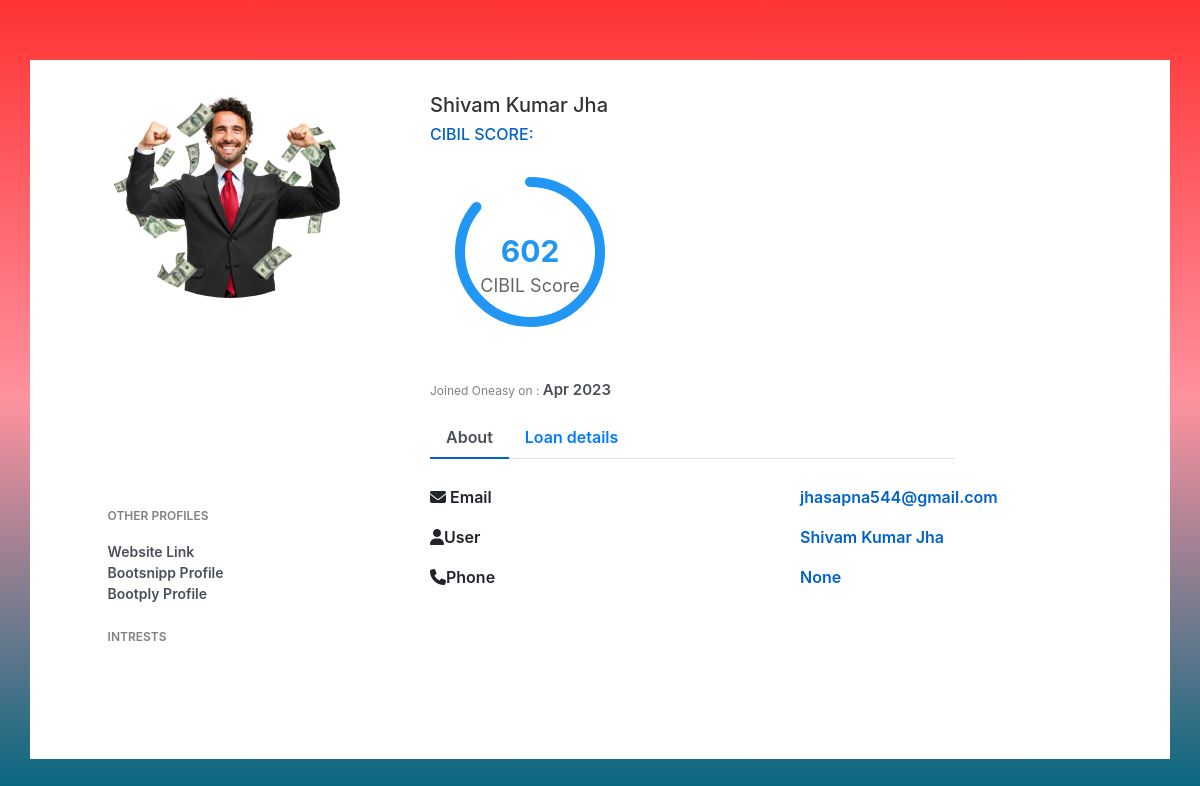
Page /profile/ (signed in) on the committed database.
### userdetails/models.py (models this page shows, shortened)
class profilemodel(models.Model):
    user        = models.OneToOneField(CustomUser,primary_key=True, on_delete=models.CASCADE)
    time_added  = models.DateTimeField(auto_now=True)
    selfie      = models.FileField(default=" ",upload_to = 'images/userprofile/selfie',blank=True, null=True)
    CTC         = models.CharField(max_length=10,blank=True)
    first_name  = models.CharField(max_length=40,blank=True)
    last_name   = models.CharField(max_length=40,blank=True)
    age         = models.IntegerField(
        default=18,
        validators=[MaxValueValidator(100), MinValueValidator(18)]
    )
    years_of_work_experience = models.IntegerField(
        default=0,
        validators=[MaxValueValidator(40), MinValueValidator(0)]
    )
    Bank_Name   = models.CharField(max_length=40,blank=True)
    Account_Number = models.CharField(max_length=16,blank=True)
    cibil_score = models.IntegerField(
        default=500,
        validators=[MaxValueValidator(700), MinValueValidator(500)]
    )
    repayment_score = models.IntegerField(
        default=0,
        validators=[MaxValueValidator(100), MinValueValidator(0)]
    )
    Aadhar_Card    = models.FileField(upload_to = 'images/userprofile/adharcard',blank=True, null=True)
    Pan_Card       = models.FileField(upload_to = 'images/userprofile/pancard',blank=True, null=True)
    Pancard_Number = models.CharField(max_length=10,blank=True)
    Salary_clip    = models.FileField(upload_to = 'images/userprofile/salarslips',blank=True, null=True)
    @property
    def cal_cibil_score(self):
        cibil_score = self.cibil_score
        if((self.age>=18 and self.age<=25) and self.years_of_work_experience>3):
            self.repayment_score=50
        if(int(self.CTC)>300000):
            cibil_score+=50
        if(self.age<25 and int(self.CTC)>300000):
            cibil_score+=50
        if(int(self.CTC) > 1200000 and self.years_of_work_experience>5):
            cibil_score+=50
        if(self.repayment_score>0):
            cibil_score+=self.repayment_score
        self.cibil_score=cibil_score
        return cibil_score

### accounts/models.py (models this page shows)
class CustomUser(AbstractBaseUser,PermissionsMixin):
    USERNAME_FIELD     = 'email'
    email              = LowercaseEmailField(('email adress'),unique=True)
    is_staff           = models.BooleanField(default=False)
    is_active          = models.BooleanField(default=True)
    date_joined        = models.DateField(default=timezone.now)
    is_customer        = models.BooleanField(default=True)
    is_loanProvider = models.BooleanField(default=False)
    fields=[email]
    EMAIL_FIELD        = 'email'
    phone_regex        = RegexValidator( regex = r'^\d{10}$',message = "phone number should exactly be in 10 digits")
    phone              = models.CharField(max_length=255, validators=[phone_regex], blank = True, null=True)
    REQUIRED_FIELDS=[]
    objects = CustomUserManager()

### userdetails/views.py (the view)
# urls.py: path('profile/', views.profile, name='profile'),
def profile(request):
        person = profilemodel.objects.get(user=request.user)
        print("xxxxxxxxxxxxxxrrrrrrrrrrrrrrrrrrrrrxxxxxxxxxxxxxxxx")
        return render(request, 'loanapp/profile.html',{'person':person})

### templates/loanapp/profile.html (shortened to what this page needs)
<html lang="en">
  <head>
    <link
      rel="stylesheet"
      href="https://cdn.jsdelivr.net/npm/bootstrap@4.3.1/dist/css/bootstrap.min.css"
    />
    <link
      rel="stylesheet"
      href="https://use.fontawesome.com/releases/v6.4.0/css/all.css"
    />
  </head>
  <body>
    <div class="container">
      <link
        href="//maxcdn.bootstrapcdn.com/bootstrap/4.1.1/css/bootstrap.min.css"
        rel="stylesheet"
        id="bootstrap-css"
      />
      <div class="container emp-profile">
        <form action="/" method="post">
          <div class="row">
            <div class="col-md-4">
              <div class="profile-img">
                <img
                  src="{{person.selfie.url}}"
                  alt="https://cdn.iconscout.com/icon/free/png-256/person-71-432906.png"
                />
              </div>
            </div>
            <div class="col-md-6">
              <div class="profile-head">
                <h5>{{person.first_name}} {{person.last_name}}</h5>
                <h6>CIBIL SCORE: </h6>
                <div class="meter">
                <svg>
                <circle cx="50%" cy="50%" r="70"></circle>
                <circle class="progress" cx="50%" cy="50%" r="70"></circle>
                <text x="50%" y="55%" text-anchor="middle" class="score">500</text>
                <text x="50%" y="70%" text-anchor="middle" class="label">CIBIL Score</text>
                </svg>
              </div>
                <p class="proile-rating">
                  Joined Oneasy on :
                  <span>{{person.time_added|date:"M Y"}}</span>
                </p>
                <ul class="nav nav-tabs" id="myTab" role="tablist">
                  <li class="nav-item">
                    <a
                      class="nav-link active"
                      id="home-tab"
                      data-toggle="tab"
                      href="#home"
                      role="tab"
                      aria-controls="home"
                      aria-selected="true"
                      >About</a
                    >
                  </li>
                  <li class="nav-item">
                    <a
                      class="nav-link"
                      id="profile-tab"
                      data-toggle="tab"
                      href="#profile"
                      role="tab"
                      aria-controls="profile"
                      aria-selected="false"
                      >Loan details</a
                    >
                  </li>
                </ul>
              </div>
            </div>
            <div class="col-md-2"></div>
          </div>
          <div class="row">
            <div class="col-md-4">
              <div class="profile-work">
                <p>OTHER PROFILES</p>
                <a href="">Website Link</a><br />
                <a href="">Bootsnipp Profile</a><br />
                <a href="">Bootply Profile</a>
                <p>INTRESTS</p>
              </div>
            </div>
            <div class="col-md-8">
              <div class="tab-content profile-tab" id="myTabContent">
                <div
                  class="tab-pane fade show active"
                  id="home"
                  role="tabpanel"
                  aria-labelledby="home-tab"
                >
                  <div class="row">
                    <div class="col-md-6">
                      <label><i class="fa-solid fa-envelope"></i></i> Email</label>
                    </div>
                    <div class="col-md-6">
                      <p>{{user.email}}</p>
                    </div>
                  </div>
                  <div class="row">
                    <div class="col-md-6">
                      <label> <i class="fa-solid fa-user"></i>User</label>
                    </div>
                    <div class="col-md-6">
                      <p>{{person.first_name}} {{person.last_name}}</p>
                    </div>
                  </div>
                  <div class="row">
                    <div class="col-md-6">
                      <label><i class="fa-solid fa-phone"></i>Phone</label>
                    </div>
                    <div class="col-md-6">
                      <p>{{user.phone}}</p>
                    </div>
                  </div>
                </div>
              </div>
            </div>
          </div>
        </form>
      </div>
    </div>
  </body>
</html>

### templates/loanapp/profile.html (style rules this page uses)
body { background: -webkit-linear-gradient(#fe3334, #ff929f, #00667f); }
.emp-profile { padding: 3%; margin-top: 3%; margin-bottom: 3%; border-radius: 0.5rem; background: #fff; }
.profile-img { text-align: center; }
.profile-img img { width: 70%; height: auto; border-radius: 50%; }
.profile-head h5 { color: #333; }
.profile-head h6 { color: #0062cc; }
.proile-rating { font-size: 12px; color: #818182; margin-top: 5%; }
.proile-rating span { color: #495057; font-size: 15px; font-weight: 600; }
.profile-head .nav-tabs { margin-bottom: 5%; }
.profile-head .nav-tabs .nav-link { font-weight: 600; border: none; }
.profile-head .nav-tabs .nav-link.active { border: none; border-bottom: 2px solid #0062cc; }
.profile-work { padding: 14%; margin-top: -15%; }
.profile-work p { font-size: 12px; color: #818182; font-weight: 600; margin-top: 10%; }
.profile-work a { text-decoration: none; color: #495057; font-weight: 600; font-size: 14px; }
.profile-tab label { font-weight: 600; }
.profile-tab p { font-weight: 600; color: #0062cc; }
.container { margin-top: 60px; background: #fff; }
.meter { width: 200px; height: 200px; position: relative; }
svg { width: 100%; height: 100%; }
.label { font-size: 18px; fill: #666; }

### rows in the picture
profilemodel: selfie (picture), first_name "Shivam Kumar", last_name "Jha", time_added "Apr 2023"
CustomUser: email "jhasapna544@gmail.com", phone "None"
